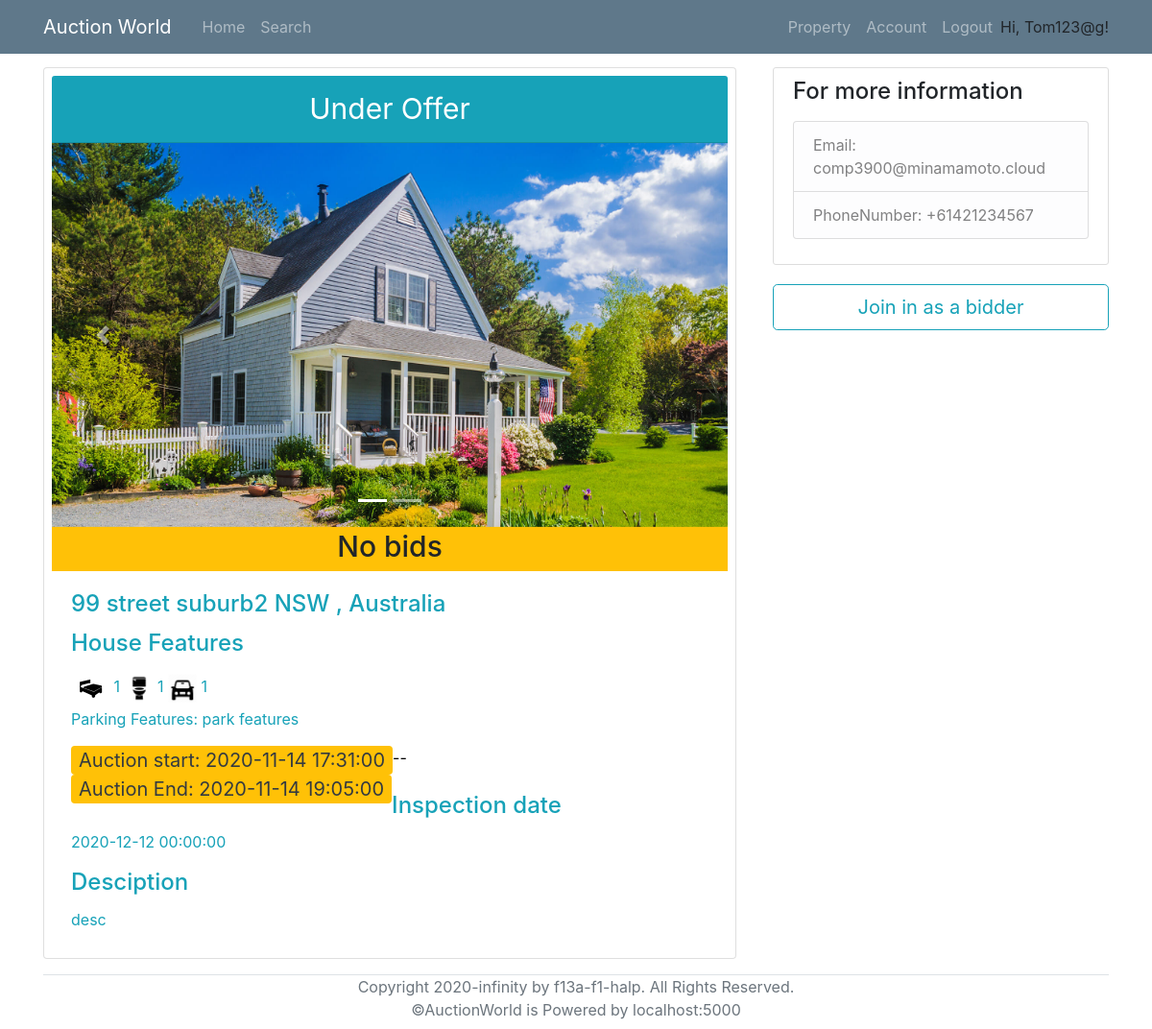
The page /viewProperty/2 (signed in) on the database as committed earlier.
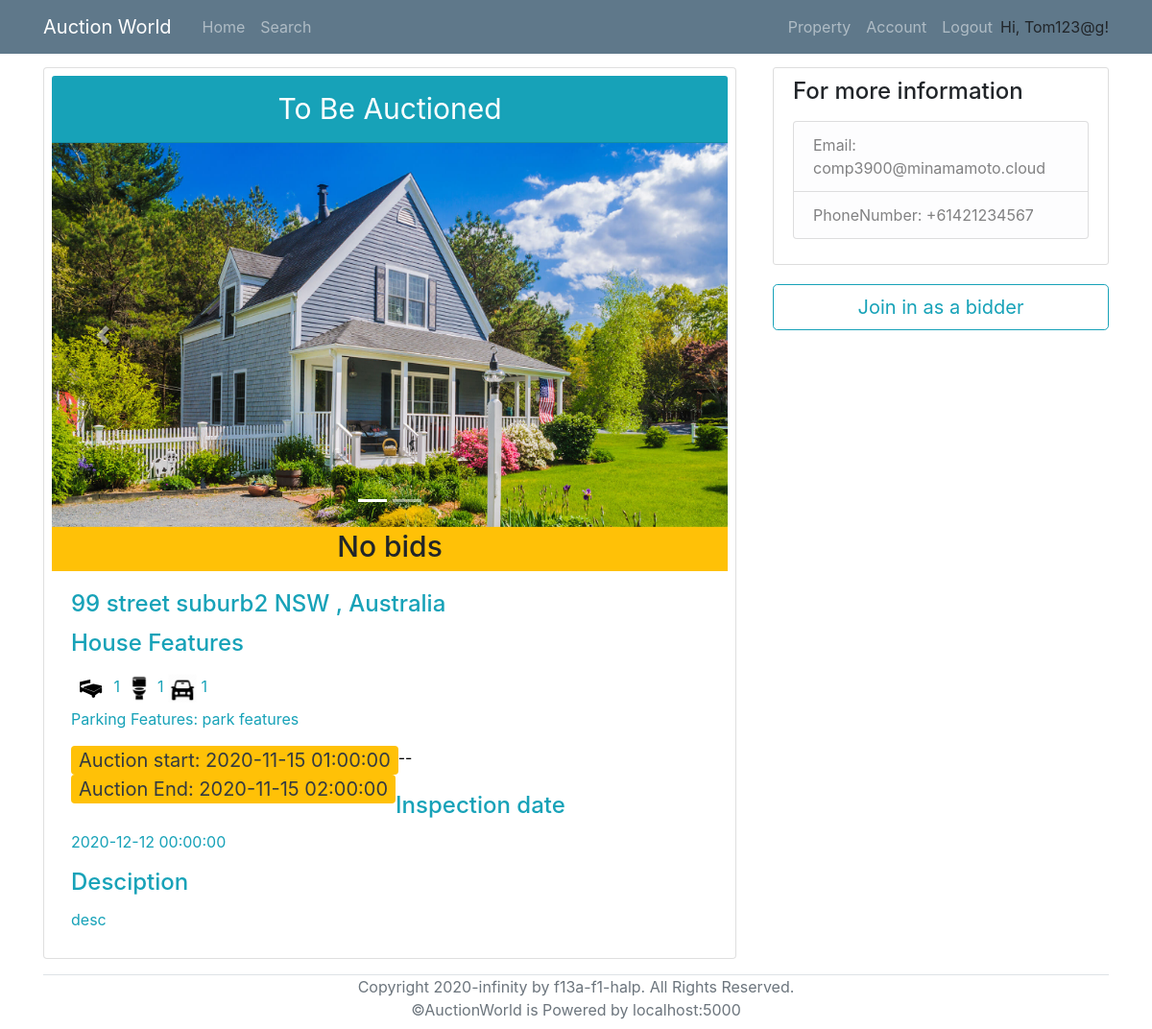
The same page on the database as committed later.
### models.py (models this page shows, shortened)
class AuctionDetails(db.Model):
    __tablename__ = 'AuctionDetails'
    id = db.Column(db.Integer, primary_key=True)
    AuctionStart = db.Column(db.DateTime, nullable=False)
    AuctionEnd = db.Column(db.DateTime, nullable=False)
    ReservePrice = db.Column(db.Float, nullable=False)
    MinBiddingGap = db.Column(db.Float, nullable=False)
    PropertyID = db.Column(db.String, db.ForeignKey('Property.id'), unique=True, nullable=False)
    SellerID = db.Column(db.Integer, db.ForeignKey('User.id'), nullable=False)

### routes.py (the view)
@app.route('/viewProperty/<property_id>', methods=['POST','GET'])
def viewProperty(property_id):
    property_info = Property.query.filter_by(id=property_id).first_or_404()
    seller = User.query.get(property_info.seller)
    auction = AuctionDetails.query.filter_by(PropertyID = property_id).first()
    if auction:
        highestBid = Bid.query.filter_by(AuctionID = auction.id).order_by(desc(Bid.Amount)).first()
        registered = RegisteredAssociation.query.filter_by(PropertyID = property_id, RegisteredBidderID=current_user.id).first()
        if datetime.now() < auction.AuctionStart or datetime.now()>auction.AuctionEnd:
            remainingTime = None
        else:
            remainingTime = humanfriendly.format_timespan(auction.AuctionEnd - datetime.now())
    else:
        highestBid = None
        registered = None
        remainingTime = None
    return render_template('viewProperty.html', title='View Property', property=property_info, seller= seller, auction=auction, highestBid=highestBid, registered=registered, remainingTime=remainingTime)

### models.py (called while the page is built)
@login_manager.user_loader
def load_user(id):
    return User.query.get(id)

### templates/viewProperty.html (shortened to what the changed rows need)
{% extends "base.html" %}
{% block content %}
<div class="row">
    {% if current_user.id != seller.id %}
        <div class="col-md-8">
            <div class="card p-2 col-md-3.8 mr-2 mb-3">
    {% else %}
        <div class="col-md-10">
            <div class="card p-2 col-md-3.8 ml-3 mr-2 mb-3">
    {% endif %}
                    <div class="card-header text-center bg-info text-white" style="font-size: 30px;">
                        {% if property.status == "auction" %}
                            To Be Auctioned
                        {% elif property.status == "sold" %}
                            Sold
                        {% elif property.status == "Under Offer" %}
                            Under Offer
                        {% endif %}
                    </div>
                    {% if property.photo_collection.count() == 0 %}
						<img class="card-img-top" src="/static/propertyImage/Sample.jpg" alt="Card image cap" >
                    {% else %}
                    <div id="carouselExampleIndicators" class="carousel slide" data-ride="carousel">
                        <ol class="carousel-indicators">
                        </ol>
                        <div class="carousel-inner">
                        </div>
                        <a class="carousel-control-prev" href="#carouselExampleIndicators" role="button" data-slide="prev">
                        </a>
                        <a class="carousel-control-next" href="#carouselExampleIndicators" role="button" data-slide="next">
                        </a>
                    </div>
                    {% endif %}
                    <h6 class="card-subtitle pt-2 pb-2 text-center bg-warning" style="font-size: 30px;" >
                        {% if highestBid:%}
                            highestBid: {{highestBid.Amount}} $
                        {% else %}
                            No bids
                        {% endif%}
                    </h6>
                    <div class="card-body text-info">
                        <h4 class="card-title">
                            {{property.add_num}} {{property.add_name}} {{property.add_suburb}} {{property.add_state}} {{property.pc}}, Australia
                        </h4>
                        <h4 class="card-title">{{property.property_type}} Features </h4>
                        <p class="card-text">
							<span><img src="/static/icons/bedicon.png" alt="Card image cap" style="width:40px; height: 40px;"> {{property.num_bedrooms}}</span>
							<span><img src="/static/icons/restroom.png" alt="Card image cap" style="width:30px; height: 30px;"> {{property.num_bedrooms}}</span>
                            <span><img src="/static/icons/car.png" alt="Card image cap" style="width:30px; height: 30px;"> {{property.num_parking}}</span> <br>
                            <span>Parking Features: {{property.parking_features}}</span>
                        </p>
                        {% if auction.AuctionStart and auction.AuctionEnd %}
                            <p class="text-dark bg-warning rounded pl-2 pr-2 mb-0" style="float: left; font-size: 20px;"> Auction start: {{auction.AuctionStart}} </p>
                            <p style="float: left; color: black;" class="mb-0">--</p>
                            <p class="text-dark bg-warning rounded pl-2 pr-2 mb-0" style="float: left; font-size: 20px;"> Auction End: {{auction.AuctionEnd}} </p> <br><br>
                        {% endif %}
                        <h4 class="card-title">Inspection date</h4>
                        {% if property.inspection_date %}
                            <p class="card-text">{{property.inspection_date}}</p>
                        {% else %}
                            <p class="card-text">The inspection date has not been setted up yet, please wait or you can contact us to make a schedule for you to visit.</p>
                        {% endif %}
                        <h4 class="card-title"> Desciption </h4>
                        <p class="card-text">{{property.description}}</p>
                    </div>
                </div>
    </div>
</div>
{% endblock %}

Rows that differ between the two databases and show on the page:
changed AuctionDetails: AuctionStart "2020-11-14 17:31:00" → "2020-11-15 01:00:00"; AuctionEnd "2020-11-14 19:05:00" → "2020-11-15 02:00:00"
Other text that changed with them:
text no longer shown: "Under Offer"
text now shown: "To Be Auctioned"
